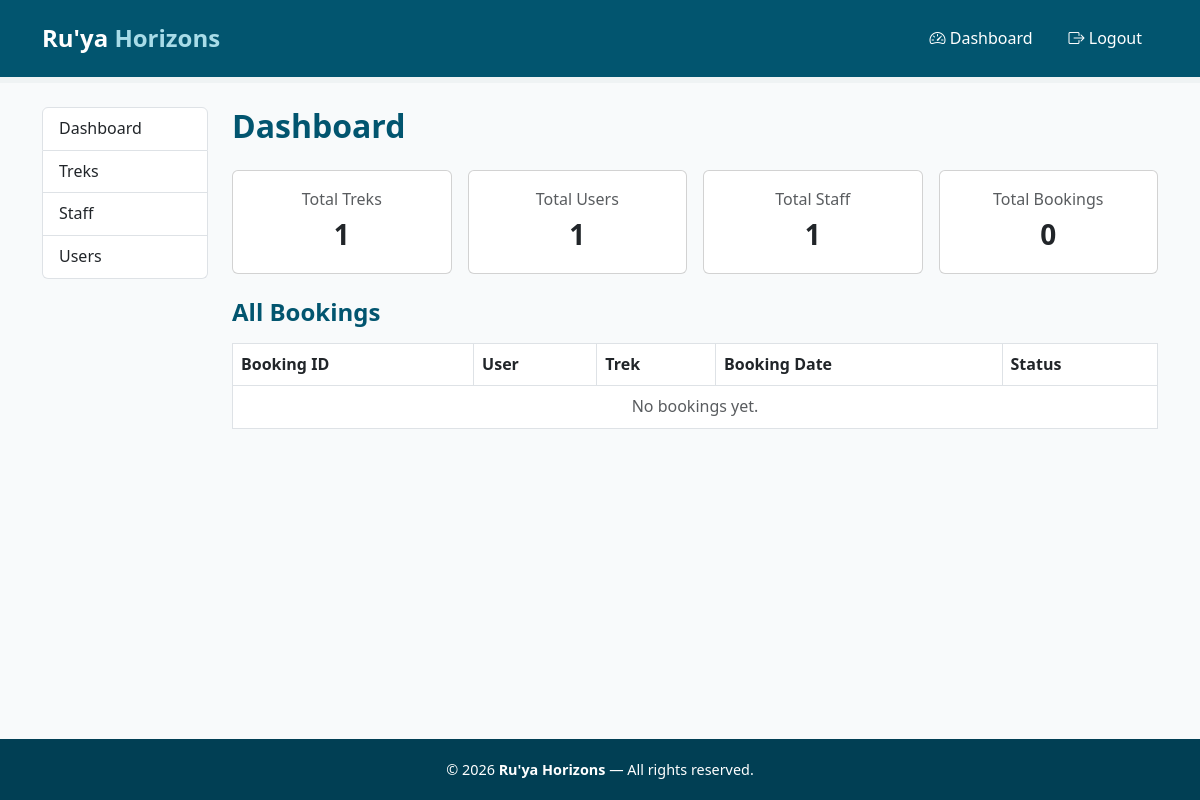
The app's page /admin/dashboard (signed in), older data.
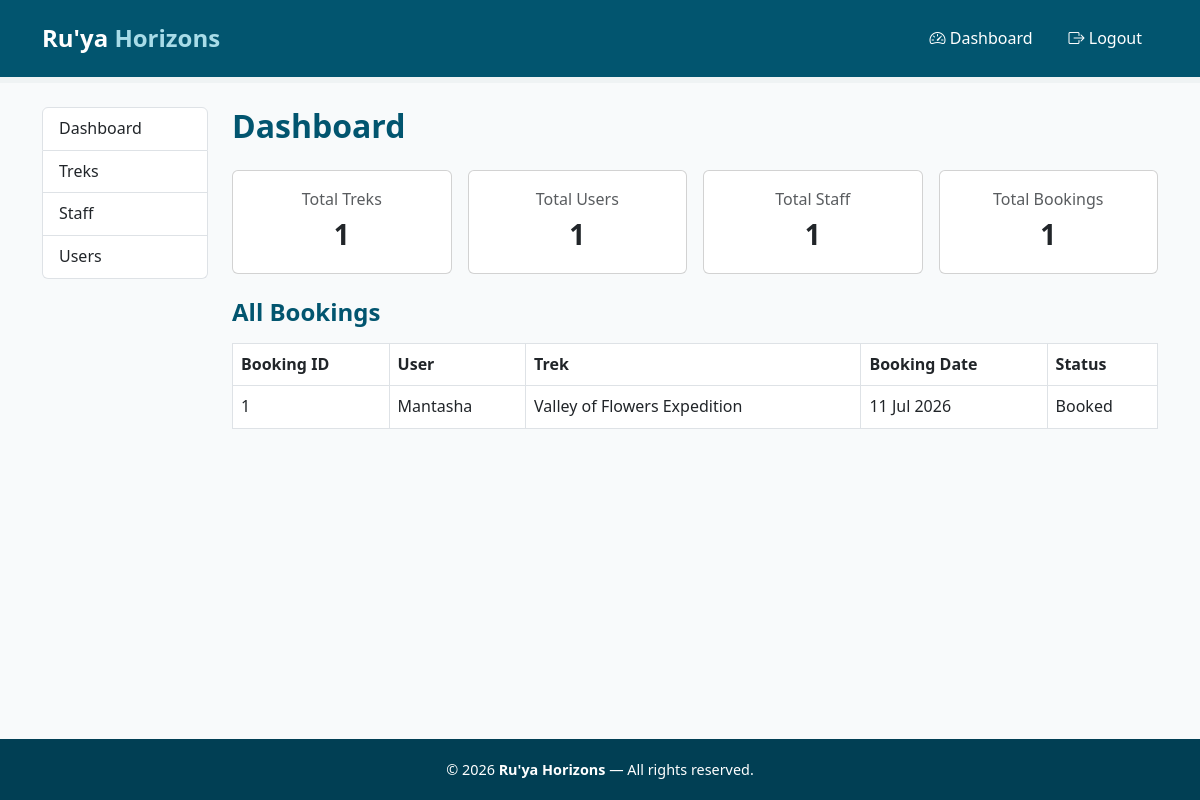
The same page, newer data.
### models.py (models this page shows)
class Booking(db.Model):
    __tablename__ = 'booking'
    id = db.Column(db.Integer, primary_key=True)
    user_id = db.Column(db.Integer, db.ForeignKey('user.id'), nullable=False)
    trek_id = db.Column(db.Integer, db.ForeignKey('trek.id'), nullable=False)
    booking_date = db.Column(db.DateTime, default=datetime.utcnow)
    status = db.Column(db.String(50), default='Booked') # booked, cancelled, completed
    payment_status = db.Column(db.String(50), default='Pending') # pending, completed, failed

class User(db.Model, UserMixin):
    __tablename__ = 'user'
    id = db.Column(db.Integer, primary_key=True)
    username = db.Column(db.String(150), unique=True, nullable=False)
    email = db.Column(db.String(150), unique=True, nullable=False)
    password = db.Column(db.String(256), nullable=False)
    role = db.Column(db.String(50), nullable=False, default='trekker')  # 'admin' or 'user' or 'trek_staff'
    is_active = db.Column(db.Boolean, default=True) # active or inactive
    created_at = db.Column(db.DateTime, default=datetime.utcnow)
    bookings = db.relationship('Booking', backref='user', lazy=True)

class Trek(db.Model):
    __tablename__ = 'trek'
    id = db.Column(db.Integer, primary_key=True)
    name = db.Column(db.String(150), nullable=False)
    location = db.Column(db.String(150), nullable=False)
    difficulty = db.Column(db.String(50), nullable=False)
    duration = db.Column(db.Integer, nullable=False)
    total_slots = db.Column(db.Integer, nullable=False)
    available_slots = db.Column(db.Integer, nullable=False)
    status = db.Column(db.String(50), default='Pending') # pending, approved, open, closed, completed
    start_date = db.Column(db.Date, nullable=False)
    end_date = db.Column(db.Date, nullable=False)
    description = db.Column(db.Text, nullable=False)
    price = db.Column(db.Float, nullable=False)
    assigned_staff_id = db.Column(db.Integer, db.ForeignKey('staff.id'), nullable=True)
    bookings = db.relationship('Booking', backref='trek', lazy=True)

### app.py (the view)
@app.route('/admin/dashboard')
@login_required
def admin_dashboard():
    if current_user.role != 'admin':
        return "Access denied: Admins only", 403
    total_treks = Trek.query.count()
    total_users = User.query.filter_by(role='trekker').count()
    total_staff = Staff.query.count()
    total_bookings = Booking.query.count()
    all_bookings = Booking.query.order_by(Booking.booking_date.desc()).all()
    return render_template('admin_dashboard.html',
                            total_treks=total_treks,
                            total_users=total_users,
                            total_staff=total_staff,
                            total_bookings=total_bookings,
                            all_bookings=all_bookings)

### app.py (called while the page is built)
@login_manager.user_loader
def load_user(user_id):
    return User.query.get(int(user_id))

### templates/admin_dashboard.html (shortened to what this page needs)
{% extends "base.html" %}
{% block content %}
<div class="container my-4">
    <div class="row">
        {% include "admin_sidebar.html" %}
        <div class="col-md-9 col-lg-10">
            <h2 class="page-heading mb-4">Dashboard</h2>
            <div class="row g-3 mb-4">
                <div class="col-sm-6 col-lg-3">
                    <div class="card text-center p-3">
                        <div class="text-muted">Total Treks</div>
                        <div class="fs-3 fw-bold">{{ total_treks }}</div>
                    </div>
                </div>
                <div class="col-sm-6 col-lg-3">
                    <div class="card text-center p-3">
                        <div class="text-muted">Total Users</div>
                        <div class="fs-3 fw-bold">{{ total_users }}</div>
                    </div>
                </div>
                <div class="col-sm-6 col-lg-3">
                    <div class="card text-center p-3">
                        <div class="text-muted">Total Staff</div>
                        <div class="fs-3 fw-bold">{{ total_staff }}</div>
                    </div>
                </div>
                <div class="col-sm-6 col-lg-3">
                    <div class="card text-center p-3">
                        <div class="text-muted">Total Bookings</div>
                        <div class="fs-3 fw-bold">{{ total_bookings }}</div>
                    </div>
                </div>
            </div>
            <h4 class="page-heading mb-3">All Bookings</h4>
            <table class="table table-bordered table-hover">
                <thead>
                    <tr>
                        <th>Booking ID</th>
                        <th>User</th>
                        <th>Trek</th>
                        <th>Booking Date</th>
                        <th>Status</th>
                    </tr>
                </thead>
                <tbody>
                    {% for booking in all_bookings %}
                    <tr>
                        <td>{{ booking.id }}</td>
                        <td>{{ booking.user.username }}</td>
                        <td>{{ booking.trek.name }}</td>
                        <td>{{ booking.booking_date.strftime('%d %b %Y') }}</td>
                        <td>{{ booking.status }}</td>
                    </tr>
                    {% else %}
                    <tr><td colspan="5" class="text-center text-muted">No bookings yet.</td></tr>
                    {% endfor %}
                </tbody>
            </table>
        </div>
    </div>
</div>
{% endblock %}

Row changes from the older to the newer data that the page shows:
added Booking: id "1", user.username "Mantasha", trek.name "Valley of Flowers Expedition", booking_date "11 Jul 2026", status "Booked"
Text that changed along with them:
{{ total_bookings }}: "0" → "1"
text no longer shown: "No bookings yet."
